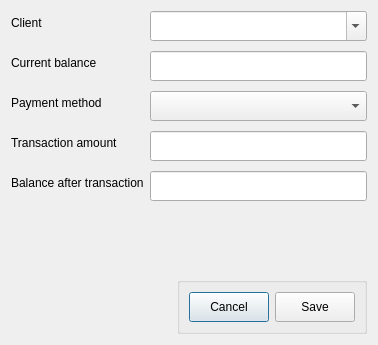
<?xml version="1.0" encoding="UTF-8"?>
<ui version="4.0">
 <class>TrustTransaction</class>
 <widget class="QDialog" name="TrustTransaction">
  <property name="geometry">
   <rect>
    <x>0</x>
    <y>0</y>
    <width>378</width>
    <height>345</height>
   </rect>
  </property>
  <property name="font">
   <font>
    <family>Segoe UI</family>
    <pointsize>9</pointsize>
   </font>
  </property>
  <property name="windowTitle">
   <string>Dialog</string>
  </property>
  <property name="windowIcon">
   <iconset resource="images/icons/icons.qrc">
    <normaloff>:/new/general/clock.png</normaloff>:/new/general/clock.png</iconset>
  </property>
  <layout class="QVBoxLayout" name="verticalLayout" stretch="9,1">
   <item>
    <layout class="QFormLayout" name="formLayout">
     <property name="verticalSpacing">
      <number>10</number>
     </property>
     <item row="0" column="0">
      <widget class="QLabel" name="label">
       <property name="text">
        <string>Client</string>
       </property>
      </widget>
     </item>
     <item row="0" column="1">
      <widget class="QComboBox" name="comboBox_client">
       <property name="minimumSize">
        <size>
         <width>0</width>
         <height>30</height>
        </size>
       </property>
       <property name="maximumSize">
        <size>
         <width>16777215</width>
         <height>30</height>
        </size>
       </property>
       <property name="editable">
        <bool>true</bool>
       </property>
      </widget>
     </item>
     <item row="1" column="0">
      <widget class="QLabel" name="label_2">
       <property name="text">
        <string>Current balance</string>
       </property>
      </widget>
     </item>
     <item row="1" column="1">
      <widget class="QLineEdit" name="lineEdit_balance">
       <property name="minimumSize">
        <size>
         <width>0</width>
         <height>30</height>
        </size>
       </property>
       <property name="maximumSize">
        <size>
         <width>16777215</width>
         <height>30</height>
        </size>
       </property>
      </widget>
     </item>
     <item row="2" column="0">
      <widget class="QLabel" name="label_3">
       <property name="text">
        <string>Payment method</string>
       </property>
      </widget>
     </item>
     <item row="2" column="1">
      <widget class="QComboBox" name="comboBox_payMethod">
       <property name="minimumSize">
        <size>
         <width>0</width>
         <height>30</height>
        </size>
       </property>
       <property name="maximumSize">
        <size>
         <width>16777215</width>
         <height>30</height>
        </size>
       </property>
       <property name="editable">
        <bool>false</bool>
       </property>
      </widget>
     </item>
     <item row="3" column="0">
      <widget class="QLabel" name="label_4">
       <property name="text">
        <string>Transaction amount</string>
       </property>
      </widget>
     </item>
     <item row="3" column="1">
      <widget class="QLineEdit" name="lineEdit_tAmount">
       <property name="minimumSize">
        <size>
         <width>0</width>
         <height>30</height>
        </size>
       </property>
       <property name="maximumSize">
        <size>
         <width>16777215</width>
         <height>30</height>
        </size>
       </property>
      </widget>
     </item>
     <item row="4" column="0">
      <widget class="QLabel" name="label_5">
       <property name="text">
        <string>Balance after transaction</string>
       </property>
      </widget>
     </item>
     <item row="4" column="1">
      <widget class="QLineEdit" name="lineEdit_balAfterTransaction">
       <property name="minimumSize">
        <size>
         <width>0</width>
         <height>30</height>
        </size>
       </property>
       <property name="maximumSize">
        <size>
         <width>16777215</width>
         <height>30</height>
        </size>
       </property>
      </widget>
     </item>
    </layout>
   </item>
   <item alignment="Qt::AlignRight">
    <widget class="QGroupBox" name="groupBox">
     <layout class="QHBoxLayout" name="horizontalLayout">
      <item>
       <widget class="QPushButton" name="pushButton_cancel">
        <property name="minimumSize">
         <size>
          <width>0</width>
          <height>30</height>
         </size>
        </property>
        <property name="maximumSize">
         <size>
          <width>16777215</width>
          <height>30</height>
         </size>
        </property>
        <property name="text">
         <string>Cancel</string>
        </property>
        <property name="icon">
         <iconset resource="images/icons/icons.qrc">
          <normaloff>:/new/general/Gnome-Window-Close-64.png</normaloff>:/new/general/Gnome-Window-Close-64.png</iconset>
        </property>
       </widget>
      </item>
      <item>
       <widget class="QPushButton" name="pushButton_save">
        <property name="minimumSize">
         <size>
          <width>0</width>
          <height>30</height>
         </size>
        </property>
        <property name="maximumSize">
         <size>
          <width>16777215</width>
          <height>30</height>
         </size>
        </property>
        <property name="text">
         <string>Save</string>
        </property>
        <property name="icon">
         <iconset resource="images/icons/icons.qrc">
          <normaloff>:/new/general/Dialog-Apply-64.png</normaloff>:/new/general/Dialog-Apply-64.png</iconset>
        </property>
       </widget>
      </item>
     </layout>
    </widget>
   </item>
  </layout>
 </widget>
 <resources>
  <include location="images/icons/icons.qrc"/>
 </resources>
 <connections/>
</ui>
